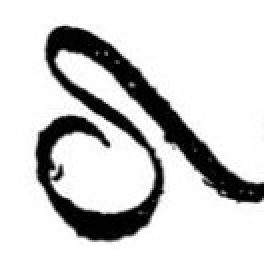
#> input picture image_source/caractere/A1.jpg, 132 x 132 px (shown 2 times larger); its folder holds 4 pictures in this run
$ jupyter execute modele.ipynb
#> lines starting #> are read from the running program, lines starting #| are printed output that depends on the picture
# Projet de développement ML sur la reconnaissance des caratères alphabétiques du 16ème et 17ème siècle.

Dans la première partie, nous allons d'abord voir comment est notre data set. Pour pouvoir par la suite ajuster les méthodes de pre-processing les plus adaptés.
Dans la deuxième partie, nous appliquerons le pre-processing à nos données.
La pertie 3 sera consacrée à la génération d'un modèle fiable sur nos données.
Et pour finir, nous testerons notre modèle sur des données de test.

# Partie 1
Le but de cette partie est de générer un fichier de data pour pouvoir entrainer notre modèle. !!! Peu de données pour le moment

[cell 1]
import os
import cv2
import numpy as np

# Chemin du dossier contenant les images
dossier_images = "image_source/caractere/"

# Assurez-vous que le dossier de sortie existe, sinon créez-le
if not os.path.exists(dossier_images):
    os.makedirs(dossier_images)

# Liste des extensions d'images que vous souhaitez traiter
extensions_images = [".jpg", ".jpeg", ".png"]

# Initialiser une liste pour stocker les tableaux NumPy des images
tableaux_images = []

# Boucle sur les fichiers dans le dossier d'images
for fichier in os.listdir(dossier_images):
    if fichier.endswith(tuple(extensions_images)):
        chemin_image = os.path.join(dossier_images, fichier)

        # Charger l'image avec OpenCV
        image = cv2.imread(chemin_image)
#> image is the input picture: shape (132, 132, 3); min 0, max 255, mean 208

        # Assurez-vous que l'image est lue avec succès
        if image is not None:
            # Convertir l'image en tableau NumPy
            image_array = np.array(image)
            print(image_array.shape)
#| (132, 132, 3)

            # Ajouter le tableau NumPy à la liste
            tableaux_images.append(image_array)

            print(f"L'image {chemin_image} a été ajoutée à la liste.")
        else:
            print(f"Impossible de charger l'image à partir de {chemin_image}")

# Empiler les tableaux NumPy le long du nouvel axe (3e axe)
tableau_final = np.stack(tableaux_images, axis=0)

# Enregistrer le tableau NumPy dans un fichier .npy
fichier_npy_final = "./images.npy"
np.save(fichier_npy_final, tableau_final)

print(f"Le fichier .npy final a été créé avec succès : {fichier_npy_final}")

[cell 2]
import matplotlib.pyplot as plt

#test du fichier

X = np.load("./images.npy")

#on multiplie les données car l'on en a pas assez
new_X = np.repeat(X, 10,axis=0)
np.random.shuffle(new_X)

for im in new_X:
    plt.figure()
    plt.imshow(im)
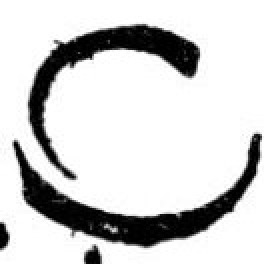
#> shown: shape (132, 132, 3) (shown 2 times larger); min 0, max 255, mean 208
